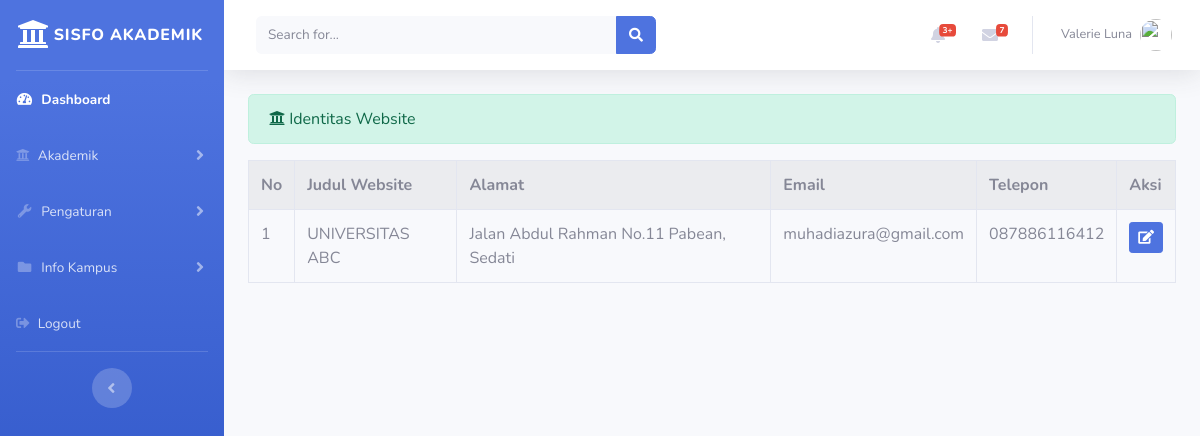
Page /index.php/administrator/identitas on the committed database.
### tables this page shows
CREATE TABLE `identitas` (
  `id_identitas` int(11) NOT NULL,
  `judul_website` varchar(50) NOT NULL,
  `alamat` varchar(100) NOT NULL,
  `email` varchar(50) NOT NULL,
  `telp` varchar(50) NOT NULL
);

### application/controllers/administrator/identitas.php (called while the page is built, shortened)
<?php
class Identitas extends CI_Controller {
	public function index()
	{
		$data['identitas'] = $this->identitas_model->tampil_data('identitas')->result();
		$this->load->view('administrator/templates_administrator/header.php');
		$this->load->view('administrator/templates_administrator/sidebar.php');
		$this->load->view('administrator/identitas', $data);
		$this->load->view('administrator/templates_administrator/footer.php');
	}
}

### index.php (called while the page is built, shortened)
<?php
require_once BASEPATH.'core/CodeIgniter.php';

### application/models/identitas_model.php (called while the page is built, shortened)
<?php
class Identitas_model extends CI_Model {
	public function tampil_data($table)
	{
		return $this->db->get($table);
	}
}

### application/views/administrator/identitas.php (the view, shortened to what this page needs)
<div class="container-fluid">
	<div class="alert alert-success" role="alert">
    	<i class="fas fa-university"></i> Identitas Website
  	</div>
  	<table class="table table-striped table-bordered table-hover">
		<tr>
			<th>No</th>
			<th>Judul Website</th>
			<th>Alamat</th>
			<th>Email</th>
			<th>Telepon</th>
			<th>Aksi</th>
		</tr>
		<?php
		$no = 1;
		foreach ($identitas as $id) : ?>
			<tr>
				<td width="20px"><?php echo $no++ ?></td>
				<td><?php echo $id->judul_website ?></td>
				<td><?php echo $id->alamat ?></td>
				<td><?php echo $id->email ?></td>
				<td><?php echo $id->telp ?></td>
				<td width="20px"><?php echo anchor('administrator/identitas/update/'.$id->id_identitas,'<div class="btn btn-sm btn-primary"><i class="fa fa-edit"></i></div>') ?></td>
			</tr>
		<?php endforeach; ?>
	</table>
</div>

### rows in the picture
identitas: judul_website "UNIVERSITAS ABC", alamat "Jalan Abdul Rahman No.11 Pabean, Sedati", email "muhadiazura@gmail.com", telp "087886116412"
